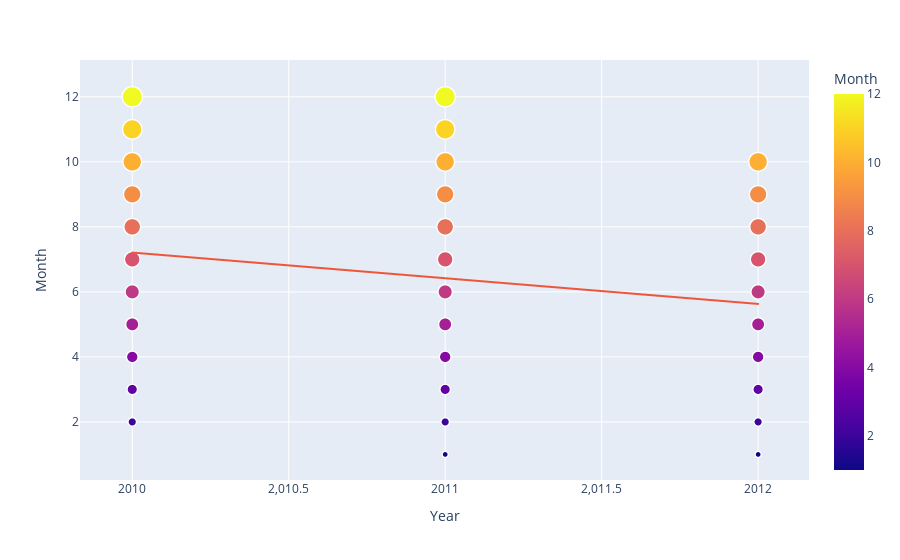

Notebook source saved alongside this figure:
### Code cell
monthly_sales = df.groupby('Month')['Weekly_Sales'].sum()
figure = px.scatter(
    data_frame=df,
    x="Year",
    y="Month",
    color="Month",
    size="Month",  # Specify the column you want to use for size
    trendline="ols"
)
figure.show()

### Figure 1 — Plotly figure (JSON) as saved in the notebook; plotly's stock layout.template omitted (floating-point values rounded to 4 significant figures; data arrays with more than 128 entries replaced by an {"elided": "..."} marker saying what was removed)
{"data": [{"hovertemplate": "Year=%{x}<br>Month=%{marker.color}<extra></extra>", "legendgroup": "", "marker": {"color": {"elided": "6435 int values"}, "coloraxis": "coloraxis", "size": {"elided": "6435 int values"}, "sizemode": "area", "sizeref": 0.03, "symbol": "circle"}, "mode": "markers", "name": "", "showlegend": false, "type": "scattergl", "x": {"elided": "6435 int values"}, "xaxis": "x", "y": {"elided": "6435 int values"}, "yaxis": "y"}, {"hovertemplate": "<b>OLS trendline</b><br>Month = -0.790114 * Year + 1595.34<br>R<sup>2</sup>=0.037816<br><br>Year=%{x}<br>Month=%{y} <b>(trend)</b><extra></extra>", "legendgroup": "", "marker": {"symbol": "circle"}, "mode": "lines", "name": "", "showlegend": false, "type": "scattergl", "x": {"elided": "6435 int values"}, "xaxis": "x", "y": {"elided": "6435 float values"}, "yaxis": "y"}], "layout": {"coloraxis": {"colorbar": {"title": {"text": "Month"}}, "colorscale": [[0, "#0d0887"], [0.1111, "#46039f"], [0.2222, "#7201a8"], [0.3333, "#9c179e"], [0.4444, "#bd3786"], [0.5556, "#d8576b"], [0.6667, "#ed7953"], [0.7778, "#fb9f3a"], [0.8889, "#fdca26"], [1, "#f0f921"]]}, "legend": {"itemsizing": "constant", "tracegroupgap": 0}, "margin": {"t": 60}, "xaxis": {"anchor": "y", "domain": [0, 1], "title": {"text": "Year"}}, "yaxis": {"anchor": "x", "domain": [0, 1], "title": {"text": "Month"}}}}
